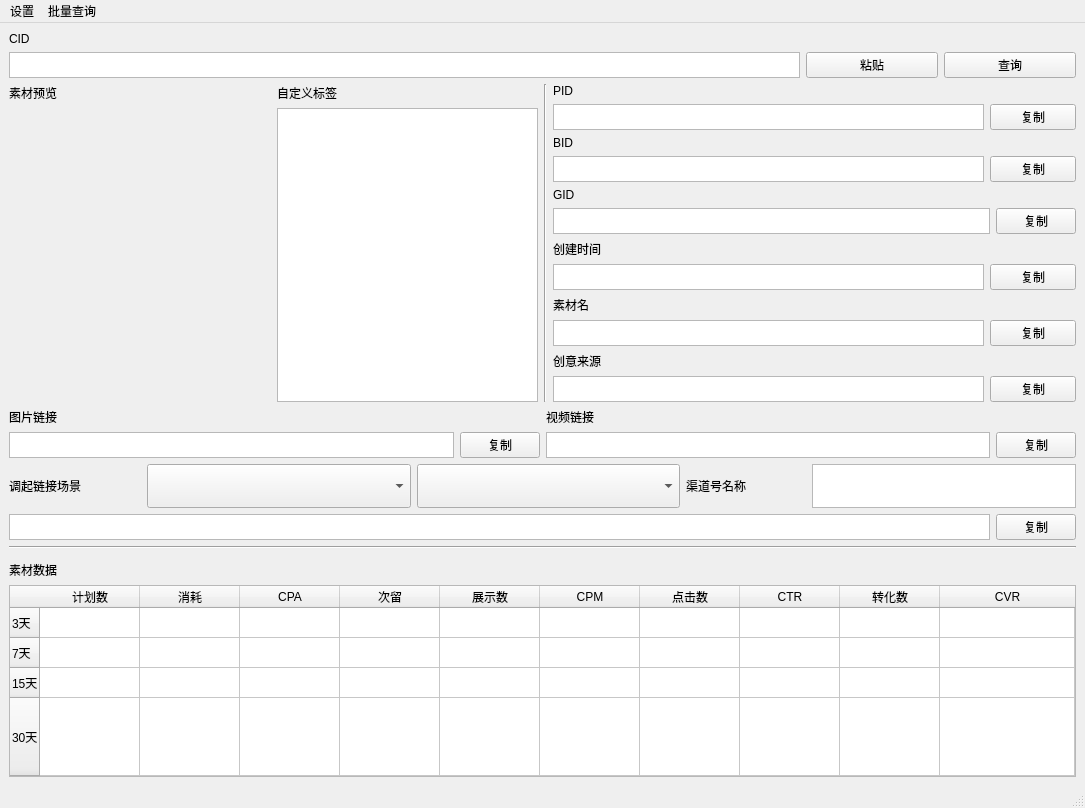
<?xml version="1.0" encoding="UTF-8"?>
<ui version="4.0">
 <class>MainWindow</class>
 <widget class="QMainWindow" name="MainWindow">
  <property name="enabled">
   <bool>true</bool>
  </property>
  <property name="geometry">
   <rect>
    <x>0</x>
    <y>0</y>
    <width>1085</width>
    <height>781</height>
   </rect>
  </property>
  <property name="sizePolicy">
   <sizepolicy hsizetype="Preferred" vsizetype="Maximum">
    <horstretch>0</horstretch>
    <verstretch>0</verstretch>
   </sizepolicy>
  </property>
  <property name="mouseTracking">
   <bool>false</bool>
  </property>
  <property name="tabletTracking">
   <bool>false</bool>
  </property>
  <property name="windowTitle">
   <string>素材查询工具</string>
  </property>
  <widget class="QWidget" name="centralwidget">
   <layout class="QGridLayout" name="gridLayout">
    <item row="0" column="0">
     <layout class="QVBoxLayout" name="verticalLayout_9">
      <item>
       <widget class="QLabel" name="label_4">
        <property name="sizePolicy">
         <sizepolicy hsizetype="Preferred" vsizetype="Maximum">
          <horstretch>0</horstretch>
          <verstretch>0</verstretch>
         </sizepolicy>
        </property>
        <property name="text">
         <string>CID</string>
        </property>
        <property name="buddy">
         <cstring>textEdit_3</cstring>
        </property>
       </widget>
      </item>
      <item>
       <layout class="QHBoxLayout" name="horizontalLayout_3" stretch="6,1,1">
        <item>
         <widget class="QTextEdit" name="textEdit_3">
          <property name="sizePolicy">
           <sizepolicy hsizetype="Expanding" vsizetype="Ignored">
            <horstretch>0</horstretch>
            <verstretch>0</verstretch>
           </sizepolicy>
          </property>
          <property name="acceptDrops">
           <bool>true</bool>
          </property>
          <property name="html">
           <string>&lt;!DOCTYPE HTML PUBLIC &quot;-//W3C//DTD HTML 4.0//EN&quot; &quot;http://www.w3.org/TR/REC-html40/strict.dtd&quot;&gt;
&lt;html&gt;&lt;head&gt;&lt;meta name=&quot;qrichtext&quot; content=&quot;1&quot; /&gt;&lt;style type=&quot;text/css&quot;&gt;
p, li { white-space: pre-wrap; }
&lt;/style&gt;&lt;/head&gt;&lt;body style=&quot; font-family:'SimSun'; font-size:9pt; font-weight:400; font-style:normal;&quot;&gt;
&lt;p style=&quot;-qt-paragraph-type:empty; margin-top:0px; margin-bottom:0px; margin-left:0px; margin-right:0px; -qt-block-indent:0; text-indent:0px;&quot;&gt;&lt;br /&gt;&lt;/p&gt;&lt;/body&gt;&lt;/html&gt;</string>
          </property>
         </widget>
        </item>
        <item>
         <widget class="QPushButton" name="pushButton_5">
          <property name="text">
           <string>粘贴</string>
          </property>
         </widget>
        </item>
        <item>
         <widget class="QPushButton" name="pushButton_3">
          <property name="text">
           <string>查询</string>
          </property>
         </widget>
        </item>
       </layout>
      </item>
      <item>
       <layout class="QHBoxLayout" name="horizontalLayout_12" stretch="1,1,0,2">
        <item>
         <layout class="QVBoxLayout" name="verticalLayout_8">
          <item>
           <widget class="QLabel" name="label_15">
            <property name="text">
             <string>素材预览</string>
            </property>
           </widget>
          </item>
          <item>
           <widget class="QLabel" name="label_14">
            <property name="sizePolicy">
             <sizepolicy hsizetype="MinimumExpanding" vsizetype="MinimumExpanding">
              <horstretch>0</horstretch>
              <verstretch>0</verstretch>
             </sizepolicy>
            </property>
            <property name="text">
             <string/>
            </property>
            <property name="scaledContents">
             <bool>false</bool>
            </property>
            <property name="alignment">
             <set>Qt::AlignCenter</set>
            </property>
           </widget>
          </item>
         </layout>
        </item>
        <item>
         <layout class="QVBoxLayout" name="verticalLayout">
          <item>
           <widget class="QLabel" name="label_2">
            <property name="text">
             <string>自定义标签</string>
            </property>
            <property name="buddy">
             <cstring>textEdit_5</cstring>
            </property>
           </widget>
          </item>
          <item>
           <widget class="QTextEdit" name="textEdit_5">
            <property name="readOnly">
             <bool>true</bool>
            </property>
            <property name="html">
             <string>&lt;!DOCTYPE HTML PUBLIC &quot;-//W3C//DTD HTML 4.0//EN&quot; &quot;http://www.w3.org/TR/REC-html40/strict.dtd&quot;&gt;
&lt;html&gt;&lt;head&gt;&lt;meta name=&quot;qrichtext&quot; content=&quot;1&quot; /&gt;&lt;style type=&quot;text/css&quot;&gt;
p, li { white-space: pre-wrap; }
&lt;/style&gt;&lt;/head&gt;&lt;body style=&quot; font-family:'SimSun'; font-size:9pt; font-weight:400; font-style:normal;&quot;&gt;
&lt;p style=&quot;-qt-paragraph-type:empty; margin-top:0px; margin-bottom:0px; margin-left:0px; margin-right:0px; -qt-block-indent:0; text-indent:0px;&quot;&gt;&lt;br /&gt;&lt;/p&gt;&lt;/body&gt;&lt;/html&gt;</string>
            </property>
           </widget>
          </item>
         </layout>
        </item>
        <item>
         <widget class="Line" name="line_2">
          <property name="orientation">
           <enum>Qt::Vertical</enum>
          </property>
         </widget>
        </item>
        <item>
         <layout class="QVBoxLayout" name="verticalLayout_3">
          <item>
           <widget class="QLabel" name="label_3">
            <property name="sizePolicy">
             <sizepolicy hsizetype="Preferred" vsizetype="Maximum">
              <horstretch>0</horstretch>
              <verstretch>0</verstretch>
             </sizepolicy>
            </property>
            <property name="text">
             <string>PID</string>
            </property>
            <property name="buddy">
             <cstring>textEdit</cstring>
            </property>
           </widget>
          </item>
          <item>
           <layout class="QHBoxLayout" name="horizontalLayout" stretch="5,1">
            <item>
             <widget class="QTextEdit" name="textEdit">
              <property name="sizePolicy">
               <sizepolicy hsizetype="Expanding" vsizetype="Ignored">
                <horstretch>0</horstretch>
                <verstretch>0</verstretch>
               </sizepolicy>
              </property>
              <property name="acceptDrops">
               <bool>true</bool>
              </property>
              <property name="readOnly">
               <bool>true</bool>
              </property>
              <property name="html">
               <string>&lt;!DOCTYPE HTML PUBLIC &quot;-//W3C//DTD HTML 4.0//EN&quot; &quot;http://www.w3.org/TR/REC-html40/strict.dtd&quot;&gt;
&lt;html&gt;&lt;head&gt;&lt;meta name=&quot;qrichtext&quot; content=&quot;1&quot; /&gt;&lt;style type=&quot;text/css&quot;&gt;
p, li { white-space: pre-wrap; }
&lt;/style&gt;&lt;/head&gt;&lt;body style=&quot; font-family:'SimSun'; font-size:9pt; font-weight:400; font-style:normal;&quot;&gt;
&lt;p style=&quot;-qt-paragraph-type:empty; margin-top:0px; margin-bottom:0px; margin-left:0px; margin-right:0px; -qt-block-indent:0; text-indent:0px;&quot;&gt;&lt;br /&gt;&lt;/p&gt;&lt;/body&gt;&lt;/html&gt;</string>
              </property>
             </widget>
            </item>
            <item>
             <widget class="QPushButton" name="pushButton">
              <property name="text">
               <string>复制</string>
              </property>
             </widget>
            </item>
           </layout>
          </item>
          <item>
           <widget class="QLabel" name="label_5">
            <property name="sizePolicy">
             <sizepolicy hsizetype="Preferred" vsizetype="Maximum">
              <horstretch>0</horstretch>
              <verstretch>0</verstretch>
             </sizepolicy>
            </property>
            <property name="text">
             <string>BID</string>
            </property>
            <property name="buddy">
             <cstring>textEdit_2</cstring>
            </property>
           </widget>
          </item>
          <item>
           <layout class="QHBoxLayout" name="horizontalLayout_2" stretch="5,1">
            <item>
             <widget class="QTextEdit" name="textEdit_2">
              <property name="sizePolicy">
               <sizepolicy hsizetype="Expanding" vsizetype="Ignored">
                <horstretch>0</horstretch>
                <verstretch>0</verstretch>
               </sizepolicy>
              </property>
              <property name="readOnly">
               <bool>true</bool>
              </property>
              <property name="html">
               <string>&lt;!DOCTYPE HTML PUBLIC &quot;-//W3C//DTD HTML 4.0//EN&quot; &quot;http://www.w3.org/TR/REC-html40/strict.dtd&quot;&gt;
&lt;html&gt;&lt;head&gt;&lt;meta name=&quot;qrichtext&quot; content=&quot;1&quot; /&gt;&lt;style type=&quot;text/css&quot;&gt;
p, li { white-space: pre-wrap; }
&lt;/style&gt;&lt;/head&gt;&lt;body style=&quot; font-family:'SimSun'; font-size:9pt; font-weight:400; font-style:normal;&quot;&gt;
&lt;p style=&quot;-qt-paragraph-type:empty; margin-top:0px; margin-bottom:0px; margin-left:0px; margin-right:0px; -qt-block-indent:0; text-indent:0px;&quot;&gt;&lt;br /&gt;&lt;/p&gt;&lt;/body&gt;&lt;/html&gt;</string>
              </property>
             </widget>
            </item>
            <item>
             <widget class="QPushButton" name="pushButton_2">
              <property name="text">
               <string>复制</string>
              </property>
             </widget>
            </item>
           </layout>
          </item>
          <item>
           <widget class="QLabel" name="label_12">
            <property name="sizePolicy">
             <sizepolicy hsizetype="Preferred" vsizetype="Maximum">
              <horstretch>0</horstretch>
              <verstretch>0</verstretch>
             </sizepolicy>
            </property>
            <property name="text">
             <string>GID</string>
            </property>
            <property name="buddy">
             <cstring>textEdit_12</cstring>
            </property>
           </widget>
          </item>
          <item>
           <layout class="QHBoxLayout" name="horizontalLayout_13">
            <item>
             <widget class="QTextEdit" name="textEdit_12">
              <property name="sizePolicy">
               <sizepolicy hsizetype="Expanding" vsizetype="Ignored">
                <horstretch>0</horstretch>
                <verstretch>0</verstretch>
               </sizepolicy>
              </property>
              <property name="readOnly">
               <bool>true</bool>
              </property>
              <property name="html">
               <string>&lt;!DOCTYPE HTML PUBLIC &quot;-//W3C//DTD HTML 4.0//EN&quot; &quot;http://www.w3.org/TR/REC-html40/strict.dtd&quot;&gt;
&lt;html&gt;&lt;head&gt;&lt;meta name=&quot;qrichtext&quot; content=&quot;1&quot; /&gt;&lt;style type=&quot;text/css&quot;&gt;
p, li { white-space: pre-wrap; }
&lt;/style&gt;&lt;/head&gt;&lt;body style=&quot; font-family:'SimSun'; font-size:9pt; font-weight:400; font-style:normal;&quot;&gt;
&lt;p style=&quot;-qt-paragraph-type:empty; margin-top:0px; margin-bottom:0px; margin-left:0px; margin-right:0px; -qt-block-indent:0; text-indent:0px;&quot;&gt;&lt;br /&gt;&lt;/p&gt;&lt;/body&gt;&lt;/html&gt;</string>
              </property>
             </widget>
            </item>
            <item>
             <widget class="QPushButton" name="pushButton_12">
              <property name="text">
               <string>复制</string>
              </property>
             </widget>
            </item>
           </layout>
          </item>
          <item>
           <widget class="QLabel" name="label_6">
            <property name="sizePolicy">
             <sizepolicy hsizetype="Preferred" vsizetype="Maximum">
              <horstretch>0</horstretch>
              <verstretch>0</verstretch>
             </sizepolicy>
            </property>
            <property name="text">
             <string>创建时间</string>
            </property>
            <property name="buddy">
             <cstring>textEdit_4</cstring>
            </property>
           </widget>
          </item>
          <item>
           <layout class="QHBoxLayout" name="horizontalLayout_4" stretch="5,1">
            <item>
             <widget class="QTextEdit" name="textEdit_4">
              <property name="sizePolicy">
               <sizepolicy hsizetype="Expanding" vsizetype="Ignored">
                <horstretch>0</horstretch>
                <verstretch>0</verstretch>
               </sizepolicy>
              </property>
              <property name="readOnly">
               <bool>true</bool>
              </property>
              <property name="html">
               <string>&lt;!DOCTYPE HTML PUBLIC &quot;-//W3C//DTD HTML 4.0//EN&quot; &quot;http://www.w3.org/TR/REC-html40/strict.dtd&quot;&gt;
&lt;html&gt;&lt;head&gt;&lt;meta name=&quot;qrichtext&quot; content=&quot;1&quot; /&gt;&lt;style type=&quot;text/css&quot;&gt;
p, li { white-space: pre-wrap; }
&lt;/style&gt;&lt;/head&gt;&lt;body style=&quot; font-family:'SimSun'; font-size:9pt; font-weight:400; font-style:normal;&quot;&gt;
&lt;p style=&quot;-qt-paragraph-type:empty; margin-top:0px; margin-bottom:0px; margin-left:0px; margin-right:0px; -qt-block-indent:0; text-indent:0px;&quot;&gt;&lt;br /&gt;&lt;/p&gt;&lt;/body&gt;&lt;/html&gt;</string>
              </property>
             </widget>
            </item>
            <item>
             <widget class="QPushButton" name="pushButton_4">
              <property name="text">
               <string>复制</string>
              </property>
             </widget>
            </item>
           </layout>
          </item>
          <item>
           <widget class="QLabel" name="label_7">
            <property name="sizePolicy">
             <sizepolicy hsizetype="Preferred" vsizetype="Maximum">
              <horstretch>0</horstretch>
              <verstretch>0</verstretch>
             </sizepolicy>
            </property>
            <property name="text">
             <string>素材名</string>
            </property>
            <property name="buddy">
             <cstring>textEdit_7</cstring>
            </property>
           </widget>
          </item>
          <item>
           <layout class="QHBoxLayout" name="horizontalLayout_7" stretch="5,1">
            <item>
             <widget class="QTextEdit" name="textEdit_7">
              <property name="sizePolicy">
               <sizepolicy hsizetype="Expanding" vsizetype="Ignored">
                <horstretch>0</horstretch>
                <verstretch>0</verstretch>
               </sizepolicy>
              </property>
              <property name="readOnly">
               <bool>true</bool>
              </property>
              <property name="html">
               <string>&lt;!DOCTYPE HTML PUBLIC &quot;-//W3C//DTD HTML 4.0//EN&quot; &quot;http://www.w3.org/TR/REC-html40/strict.dtd&quot;&gt;
&lt;html&gt;&lt;head&gt;&lt;meta name=&quot;qrichtext&quot; content=&quot;1&quot; /&gt;&lt;style type=&quot;text/css&quot;&gt;
p, li { white-space: pre-wrap; }
&lt;/style&gt;&lt;/head&gt;&lt;body style=&quot; font-family:'SimSun'; font-size:9pt; font-weight:400; font-style:normal;&quot;&gt;
&lt;p style=&quot;-qt-paragraph-type:empty; margin-top:0px; margin-bottom:0px; margin-left:0px; margin-right:0px; -qt-block-indent:0; text-indent:0px;&quot;&gt;&lt;br /&gt;&lt;/p&gt;&lt;/body&gt;&lt;/html&gt;</string>
              </property>
             </widget>
            </item>
            <item>
             <widget class="QPushButton" name="pushButton_6">
              <property name="text">
               <string>复制</string>
              </property>
             </widget>
            </item>
           </layout>
          </item>
          <item>
           <widget class="QLabel" name="label_8">
            <property name="sizePolicy">
             <sizepolicy hsizetype="Preferred" vsizetype="Maximum">
              <horstretch>0</horstretch>
              <verstretch>0</verstretch>
             </sizepolicy>
            </property>
            <property name="text">
             <string>创意来源</string>
            </property>
            <property name="buddy">
             <cstring>textEdit_8</cstring>
            </property>
           </widget>
          </item>
          <item>
           <layout class="QHBoxLayout" name="horizontalLayout_8" stretch="5,1">
            <item>
             <widget class="QTextEdit" name="textEdit_8">
              <property name="sizePolicy">
               <sizepolicy hsizetype="Expanding" vsizetype="Ignored">
                <horstretch>0</horstretch>
                <verstretch>0</verstretch>
               </sizepolicy>
              </property>
              <property name="readOnly">
               <bool>true</bool>
              </property>
              <property name="html">
               <string>&lt;!DOCTYPE HTML PUBLIC &quot;-//W3C//DTD HTML 4.0//EN&quot; &quot;http://www.w3.org/TR/REC-html40/strict.dtd&quot;&gt;
&lt;html&gt;&lt;head&gt;&lt;meta name=&quot;qrichtext&quot; content=&quot;1&quot; /&gt;&lt;style type=&quot;text/css&quot;&gt;
p, li { white-space: pre-wrap; }
&lt;/style&gt;&lt;/head&gt;&lt;body style=&quot; font-family:'SimSun'; font-size:9pt; font-weight:400; font-style:normal;&quot;&gt;
&lt;p style=&quot;-qt-paragraph-type:empty; margin-top:0px; margin-bottom:0px; margin-left:0px; margin-right:0px; -qt-block-indent:0; text-indent:0px;&quot;&gt;&lt;br /&gt;&lt;/p&gt;&lt;/body&gt;&lt;/html&gt;</string>
              </property>
             </widget>
            </item>
            <item>
             <widget class="QPushButton" name="pushButton_7">
              <property name="text">
               <string>复制</string>
              </property>
             </widget>
            </item>
           </layout>
          </item>
         </layout>
        </item>
       </layout>
      </item>
      <item>
       <layout class="QHBoxLayout" name="horizontalLayout_9">
        <item>
         <layout class="QVBoxLayout" name="verticalLayout_4">
          <item>
           <widget class="QLabel" name="label_9">
            <property name="sizePolicy">
             <sizepolicy hsizetype="Minimum" vsizetype="Fixed">
              <horstretch>0</horstretch>
              <verstretch>0</verstretch>
             </sizepolicy>
            </property>
            <property name="text">
             <string>图片链接</string>
            </property>
            <property name="textFormat">
             <enum>Qt::RichText</enum>
            </property>
            <property name="buddy">
             <cstring>textEdit_6</cstring>
            </property>
           </widget>
          </item>
          <item>
           <layout class="QHBoxLayout" name="horizontalLayout_5">
            <item>
             <widget class="QTextEdit" name="textEdit_6">
              <property name="sizePolicy">
               <sizepolicy hsizetype="Expanding" vsizetype="Ignored">
                <horstretch>0</horstretch>
                <verstretch>0</verstretch>
               </sizepolicy>
              </property>
              <property name="acceptDrops">
               <bool>true</bool>
              </property>
              <property name="readOnly">
               <bool>true</bool>
              </property>
              <property name="html">
               <string>&lt;!DOCTYPE HTML PUBLIC &quot;-//W3C//DTD HTML 4.0//EN&quot; &quot;http://www.w3.org/TR/REC-html40/strict.dtd&quot;&gt;
&lt;html&gt;&lt;head&gt;&lt;meta name=&quot;qrichtext&quot; content=&quot;1&quot; /&gt;&lt;style type=&quot;text/css&quot;&gt;
p, li { white-space: pre-wrap; }
&lt;/style&gt;&lt;/head&gt;&lt;body style=&quot; font-family:'SimSun'; font-size:9pt; font-weight:400; font-style:normal;&quot;&gt;
&lt;p style=&quot;-qt-paragraph-type:empty; margin-top:0px; margin-bottom:0px; margin-left:0px; margin-right:0px; -qt-block-indent:0; text-indent:0px;&quot;&gt;&lt;br /&gt;&lt;/p&gt;&lt;/body&gt;&lt;/html&gt;</string>
              </property>
             </widget>
            </item>
            <item>
             <widget class="QPushButton" name="pushButton_8">
              <property name="text">
               <string>复制</string>
              </property>
             </widget>
            </item>
           </layout>
          </item>
         </layout>
        </item>
        <item>
         <layout class="QVBoxLayout" name="verticalLayout_5">
          <item>
           <widget class="QLabel" name="label_10">
            <property name="sizePolicy">
             <sizepolicy hsizetype="Minimum" vsizetype="Fixed">
              <horstretch>0</horstretch>
              <verstretch>0</verstretch>
             </sizepolicy>
            </property>
            <property name="text">
             <string>视频链接</string>
            </property>
            <property name="textFormat">
             <enum>Qt::RichText</enum>
            </property>
            <property name="buddy">
             <cstring>textEdit_9</cstring>
            </property>
           </widget>
          </item>
          <item>
           <layout class="QHBoxLayout" name="horizontalLayout_6">
            <item>
             <widget class="QTextEdit" name="textEdit_9">
              <property name="sizePolicy">
               <sizepolicy hsizetype="Expanding" vsizetype="Ignored">
                <horstretch>0</horstretch>
                <verstretch>0</verstretch>
               </sizepolicy>
              </property>
              <property name="acceptDrops">
               <bool>true</bool>
              </property>
              <property name="readOnly">
               <bool>true</bool>
              </property>
              <property name="html">
               <string>&lt;!DOCTYPE HTML PUBLIC &quot;-//W3C//DTD HTML 4.0//EN&quot; &quot;http://www.w3.org/TR/REC-html40/strict.dtd&quot;&gt;
&lt;html&gt;&lt;head&gt;&lt;meta name=&quot;qrichtext&quot; content=&quot;1&quot; /&gt;&lt;style type=&quot;text/css&quot;&gt;
p, li { white-space: pre-wrap; }
&lt;/style&gt;&lt;/head&gt;&lt;body style=&quot; font-family:'SimSun'; font-size:9pt; font-weight:400; font-style:normal;&quot;&gt;
&lt;p style=&quot;-qt-paragraph-type:empty; margin-top:0px; margin-bottom:0px; margin-left:0px; margin-right:0px; -qt-block-indent:0; text-indent:0px;&quot;&gt;&lt;br /&gt;&lt;/p&gt;&lt;/body&gt;&lt;/html&gt;</string>
              </property>
             </widget>
            </item>
            <item>
             <widget class="QPushButton" name="pushButton_9">
              <property name="text">
               <string>复制</string>
              </property>
             </widget>
            </item>
           </layout>
          </item>
         </layout>
        </item>
       </layout>
      </item>
      <item>
       <layout class="QVBoxLayout" name="verticalLayout_6" stretch="1,1">
        <item>
         <layout class="QHBoxLayout" name="horizontalLayout_10" stretch="1,2,2,1,2">
          <item>
           <widget class="QLabel" name="label_11">
            <property name="sizePolicy">
             <sizepolicy hsizetype="Minimum" vsizetype="Fixed">
              <horstretch>0</horstretch>
              <verstretch>0</verstretch>
             </sizepolicy>
            </property>
            <property name="maximumSize">
             <size>
              <width>145</width>
              <height>16777215</height>
             </size>
            </property>
            <property name="text">
             <string>调起链接场景</string>
            </property>
            <property name="textFormat">
             <enum>Qt::RichText</enum>
            </property>
            <property name="buddy">
             <cstring>textEdit_10</cstring>
            </property>
           </widget>
          </item>
          <item>
           <widget class="QComboBox" name="comboBox">
            <property name="sizePolicy">
             <sizepolicy hsizetype="Preferred" vsizetype="Minimum">
              <horstretch>0</horstretch>
              <verstretch>0</verstretch>
             </sizepolicy>
            </property>
            <property name="minimumSize">
             <size>
              <width>0</width>
              <height>44</height>
             </size>
            </property>
            <property name="maximumSize">
             <size>
              <width>16777215</width>
              <height>44</height>
             </size>
            </property>
            <property name="sizeIncrement">
             <size>
              <width>0</width>
              <height>44</height>
             </size>
            </property>
           </widget>
          </item>
          <item>
           <widget class="QComboBox" name="comboBox_2">
            <property name="enabled">
             <bool>true</bool>
            </property>
            <property name="sizePolicy">
             <sizepolicy hsizetype="Preferred" vsizetype="Minimum">
              <horstretch>0</horstretch>
              <verstretch>0</verstretch>
             </sizepolicy>
            </property>
            <property name="minimumSize">
             <size>
              <width>0</width>
              <height>44</height>
             </size>
            </property>
            <property name="maximumSize">
             <size>
              <width>16777215</width>
              <height>44</height>
             </size>
            </property>
            <property name="sizeIncrement">
             <size>
              <width>0</width>
              <height>44</height>
             </size>
            </property>
           </widget>
          </item>
          <item>
           <widget class="QLabel" name="label_13">
            <property name="sizePolicy">
             <sizepolicy hsizetype="Preferred" vsizetype="Maximum">
              <horstretch>0</horstretch>
              <verstretch>0</verstretch>
             </sizepolicy>
            </property>
            <property name="maximumSize">
             <size>
              <width>120</width>
              <height>16777215</height>
             </size>
            </property>
            <property name="text">
             <string>渠道号名称</string>
            </property>
            <property name="buddy">
             <cstring>textEdit_11</cstring>
            </property>
           </widget>
          </item>
          <item>
           <widget class="QTextEdit" name="textEdit_11">
            <property name="sizePolicy">
             <sizepolicy hsizetype="Expanding" vsizetype="Minimum">
              <horstretch>0</horstretch>
              <verstretch>0</verstretch>
             </sizepolicy>
            </property>
            <property name="minimumSize">
             <size>
              <width>0</width>
              <height>44</height>
             </size>
            </property>
            <property name="maximumSize">
             <size>
              <width>16777215</width>
              <height>44</height>
             </size>
            </property>
            <property name="sizeIncrement">
             <size>
              <width>0</width>
              <height>44</height>
             </size>
            </property>
            <property name="acceptDrops">
             <bool>true</bool>
            </property>
            <property name="html">
             <string>&lt;!DOCTYPE HTML PUBLIC &quot;-//W3C//DTD HTML 4.0//EN&quot; &quot;http://www.w3.org/TR/REC-html40/strict.dtd&quot;&gt;
&lt;html&gt;&lt;head&gt;&lt;meta name=&quot;qrichtext&quot; content=&quot;1&quot; /&gt;&lt;style type=&quot;text/css&quot;&gt;
p, li { white-space: pre-wrap; }
&lt;/style&gt;&lt;/head&gt;&lt;body style=&quot; font-family:'SimSun'; font-size:9pt; font-weight:400; font-style:normal;&quot;&gt;
&lt;p style=&quot;-qt-paragraph-type:empty; margin-top:0px; margin-bottom:0px; margin-left:0px; margin-right:0px; -qt-block-indent:0; text-indent:0px;&quot;&gt;&lt;br /&gt;&lt;/p&gt;&lt;/body&gt;&lt;/html&gt;</string>
            </property>
           </widget>
          </item>
         </layout>
        </item>
        <item>
         <layout class="QHBoxLayout" name="horizontalLayout_11">
          <item>
           <widget class="QTextEdit" name="textEdit_10">
            <property name="sizePolicy">
             <sizepolicy hsizetype="Expanding" vsizetype="Ignored">
              <horstretch>0</horstretch>
              <verstretch>0</verstretch>
             </sizepolicy>
            </property>
            <property name="acceptDrops">
             <bool>true</bool>
            </property>
            <property name="readOnly">
             <bool>true</bool>
            </property>
            <property name="html">
             <string>&lt;!DOCTYPE HTML PUBLIC &quot;-//W3C//DTD HTML 4.0//EN&quot; &quot;http://www.w3.org/TR/REC-html40/strict.dtd&quot;&gt;
&lt;html&gt;&lt;head&gt;&lt;meta name=&quot;qrichtext&quot; content=&quot;1&quot; /&gt;&lt;style type=&quot;text/css&quot;&gt;
p, li { white-space: pre-wrap; }
&lt;/style&gt;&lt;/head&gt;&lt;body style=&quot; font-family:'SimSun'; font-size:9pt; font-weight:400; font-style:normal;&quot;&gt;
&lt;p style=&quot;-qt-paragraph-type:empty; margin-top:0px; margin-bottom:0px; margin-left:0px; margin-right:0px; -qt-block-indent:0; text-indent:0px;&quot;&gt;&lt;br /&gt;&lt;/p&gt;&lt;/body&gt;&lt;/html&gt;</string>
            </property>
           </widget>
          </item>
          <item>
           <widget class="QPushButton" name="pushButton_10">
            <property name="text">
             <string>复制</string>
            </property>
           </widget>
          </item>
         </layout>
        </item>
       </layout>
      </item>
      <item>
       <layout class="QVBoxLayout" name="verticalLayout_7">
        <item>
         <widget class="Line" name="line_3">
          <property name="orientation">
           <enum>Qt::Horizontal</enum>
          </property>
         </widget>
        </item>
        <item>
         <layout class="QVBoxLayout" name="verticalLayout_2" stretch="1,0,10">
          <item>
           <widget class="Line" name="line">
            <property name="sizePolicy">
             <sizepolicy hsizetype="Minimum" vsizetype="Maximum">
              <horstretch>0</horstretch>
              <verstretch>0</verstretch>
             </sizepolicy>
            </property>
            <property name="orientation">
             <enum>Qt::Horizontal</enum>
            </property>
           </widget>
          </item>
          <item>
           <widget class="QLabel" name="label">
            <property name="sizePolicy">
             <sizepolicy hsizetype="Minimum" vsizetype="Fixed">
              <horstretch>0</horstretch>
              <verstretch>0</verstretch>
             </sizepolicy>
            </property>
            <property name="text">
             <string>素材数据</string>
            </property>
            <property name="textFormat">
             <enum>Qt::RichText</enum>
            </property>
            <property name="buddy">
             <cstring>tableWidget</cstring>
            </property>
           </widget>
          </item>
          <item>
           <widget class="QTableWidget" name="tableWidget">
            <property name="enabled">
             <bool>true</bool>
            </property>
            <property name="sizePolicy">
             <sizepolicy hsizetype="Minimum" vsizetype="Minimum">
              <horstretch>0</horstretch>
              <verstretch>0</verstretch>
             </sizepolicy>
            </property>
            <property name="editTriggers">
             <set>QAbstractItemView::NoEditTriggers</set>
            </property>
            <property name="selectionBehavior">
             <enum>QAbstractItemView::SelectItems</enum>
            </property>
            <attribute name="horizontalHeaderStretchLastSection">
             <bool>true</bool>
            </attribute>
            <attribute name="verticalHeaderStretchLastSection">
             <bool>true</bool>
            </attribute>
            <row>
             <property name="text">
              <string>3天</string>
             </property>
            </row>
            <row>
             <property name="text">
              <string>7天</string>
             </property>
            </row>
            <row>
             <property name="text">
              <string>15天</string>
             </property>
            </row>
            <row>
             <property name="text">
              <string>30天</string>
             </property>
            </row>
            <column>
             <property name="text">
              <string>计划数</string>
             </property>
            </column>
            <column>
             <property name="text">
              <string>消耗</string>
             </property>
            </column>
            <column>
             <property name="text">
              <string>CPA</string>
             </property>
            </column>
            <column>
             <property name="text">
              <string>次留</string>
             </property>
            </column>
            <column>
             <property name="text">
              <string>展示数</string>
             </property>
            </column>
            <column>
             <property name="text">
              <string>CPM</string>
             </property>
            </column>
            <column>
             <property name="text">
              <string>点击数</string>
             </property>
            </column>
            <column>
             <property name="text">
              <string>CTR</string>
             </property>
            </column>
            <column>
             <property name="text">
              <string>转化数</string>
             </property>
            </column>
            <column>
             <property name="text">
              <string>CVR</string>
             </property>
            </column>
            <item row="0" column="1">
             <property name="text">
              <string/>
             </property>
            </item>
            <item row="0" column="2">
             <property name="text">
              <string/>
             </property>
            </item>
            <item row="0" column="3">
             <property name="text">
              <string/>
             </property>
            </item>
            <item row="0" column="4">
             <property name="text">
              <string/>
             </property>
            </item>
            <item row="0" column="5">
             <property name="text">
              <string/>
             </property>
            </item>
            <item row="0" column="6">
             <property name="text">
              <string/>
             </property>
            </item>
            <item row="0" column="7">
             <property name="text">
              <string/>
             </property>
            </item>
            <item row="0" column="8">
             <property name="text">
              <string/>
             </property>
            </item>
            <item row="0" column="9">
             <property name="text">
              <string/>
             </property>
            </item>
            <item row="1" column="1">
             <property name="text">
              <string/>
             </property>
            </item>
            <item row="1" column="2">
             <property name="text">
              <string/>
             </property>
            </item>
            <item row="1" column="3">
             <property name="text">
              <string/>
             </property>
            </item>
            <item row="1" column="4">
             <property name="text">
              <string/>
             </property>
            </item>
            <item row="1" column="5">
             <property name="text">
              <string/>
             </property>
            </item>
            <item row="1" column="6">
             <property name="text">
              <string/>
             </property>
            </item>
            <item row="1" column="7">
             <property name="text">
              <string/>
             </property>
            </item>
            <item row="1" column="8">
             <property name="text">
              <string/>
             </property>
            </item>
            <item row="1" column="9">
             <property name="text">
              <string/>
             </property>
            </item>
            <item row="2" column="1">
             <property name="text">
              <string/>
             </property>
            </item>
            <item row="2" column="2">
             <property name="text">
              <string/>
             </property>
            </item>
            <item row="2" column="3">
             <property name="text">
              <string/>
             </property>
            </item>
            <item row="2" column="4">
             <property name="text">
              <string/>
             </property>
            </item>
            <item row="2" column="5">
             <property name="text">
              <string/>
             </property>
            </item>
            <item row="2" column="6">
             <property name="text">
              <string/>
             </property>
            </item>
            <item row="2" column="7">
             <property name="text">
              <string/>
             </property>
            </item>
            <item row="2" column="8">
             <property name="text">
              <string/>
             </property>
            </item>
            <item row="2" column="9">
             <property name="text">
              <string/>
             </property>
            </item>
            <item row="3" column="1">
             <property name="text">
              <string/>
             </property>
            </item>
            <item row="3" column="2">
             <property name="text">
              <string/>
             </property>
            </item>
            <item row="3" column="3">
             <property name="text">
              <string/>
             </property>
            </item>
            <item row="3" column="4">
             <property name="text">
              <string/>
             </property>
            </item>
            <item row="3" column="5">
             <property name="text">
              <string/>
             </property>
            </item>
            <item row="3" column="6">
             <property name="text">
              <string/>
             </property>
            </item>
            <item row="3" column="7">
             <property name="text">
              <string/>
             </property>
            </item>
            <item row="3" column="8">
             <property name="text">
              <string/>
             </property>
            </item>
            <item row="3" column="9">
             <property name="text">
              <string/>
             </property>
            </item>
           </widget>
          </item>
         </layout>
        </item>
       </layout>
      </item>
     </layout>
    </item>
   </layout>
  </widget>
  <widget class="QMenuBar" name="menubar">
   <property name="geometry">
    <rect>
     <x>0</x>
     <y>0</y>
     <width>1085</width>
     <height>22</height>
    </rect>
   </property>
   <widget class="QMenu" name="menu">
    <property name="title">
     <string>设置</string>
    </property>
    <addaction name="actioncookie"/>
    <addaction name="actionagent"/>
   </widget>
   <widget class="QMenu" name="menu_2">
    <property name="title">
     <string>批量查询</string>
    </property>
    <addaction name="actionpiliang"/>
   </widget>
   <addaction name="menu"/>
   <addaction name="menu_2"/>
  </widget>
  <widget class="QStatusBar" name="statusbar"/>
  <action name="actionagent">
   <property name="text">
    <string>关于</string>
   </property>
  </action>
  <action name="actioncookie">
   <property name="text">
    <string>设置cookie</string>
   </property>
  </action>
  <action name="actionpiliang">
   <property name="text">
    <string>批量查询</string>
   </property>
  </action>
 </widget>
 <resources/>
 <connections>
  <connection>
   <sender>pushButton_3</sender>
   <signal>clicked()</signal>
   <receiver>MainWindow</receiver>
   <slot>caxun_click()</slot>
   <hints>
    <hint type="sourcelabel">
     <x>358</x>
     <y>73</y>
    </hint>
    <hint type="destinationlabel">
     <x>577</x>
     <y>63</y>
    </hint>
   </hints>
  </connection>
  <connection>
   <sender>pushButton_2</sender>
   <signal>clicked()</signal>
   <receiver>MainWindow</receiver>
   <slot>bid_click()</slot>
   <hints>
    <hint type="sourcelabel">
     <x>697</x>
     <y>174</y>
    </hint>
    <hint type="destinationlabel">
     <x>577</x>
     <y>187</y>
    </hint>
   </hints>
  </connection>
  <connection>
   <sender>pushButton_7</sender>
   <signal>clicked()</signal>
   <receiver>MainWindow</receiver>
   <slot>chuangyi_click()</slot>
   <hints>
    <hint type="sourcelabel">
     <x>697</x>
     <y>370</y>
    </hint>
    <hint type="destinationlabel">
     <x>577</x>
     <y>364</y>
    </hint>
   </hints>
  </connection>
  <connection>
   <sender>pushButton_5</sender>
   <signal>clicked()</signal>
   <receiver>MainWindow</receiver>
   <slot>zhantie_click()</slot>
   <hints>
    <hint type="sourcelabel">
     <x>293</x>
     <y>73</y>
    </hint>
    <hint type="destinationlabel">
     <x>577</x>
     <y>87</y>
    </hint>
   </hints>
  </connection>
  <connection>
   <sender>pushButton_4</sender>
   <signal>clicked()</signal>
   <receiver>MainWindow</receiver>
   <slot>shijian_click()</slot>
   <hints>
    <hint type="sourcelabel">
     <x>697</x>
     <y>272</y>
    </hint>
    <hint type="destinationlabel">
     <x>577</x>
     <y>256</y>
    </hint>
   </hints>
  </connection>
  <connection>
   <sender>pushButton_6</sender>
   <signal>clicked()</signal>
   <receiver>MainWindow</receiver>
   <slot>sucai_click()</slot>
   <hints>
    <hint type="sourcelabel">
     <x>697</x>
     <y>321</y>
    </hint>
    <hint type="destinationlabel">
     <x>577</x>
     <y>307</y>
    </hint>
   </hints>
  </connection>
  <connection>
   <sender>pushButton</sender>
   <signal>clicked()</signal>
   <receiver>MainWindow</receiver>
   <slot>pid_click()</slot>
   <hints>
    <hint type="sourcelabel">
     <x>697</x>
     <y>125</y>
    </hint>
    <hint type="destinationlabel">
     <x>577</x>
     <y>126</y>
    </hint>
   </hints>
  </connection>
  <connection>
   <sender>pushButton_8</sender>
   <signal>clicked()</signal>
   <receiver>MainWindow</receiver>
   <slot>image_url_click()</slot>
   <hints>
    <hint type="sourcelabel">
     <x>286</x>
     <y>424</y>
    </hint>
    <hint type="destinationlabel">
     <x>379</x>
     <y>331</y>
    </hint>
   </hints>
  </connection>
  <connection>
   <sender>pushButton_9</sender>
   <signal>clicked()</signal>
   <receiver>MainWindow</receiver>
   <slot>video_url_click()</slot>
   <hints>
    <hint type="sourcelabel">
     <x>696</x>
     <y>424</y>
    </hint>
    <hint type="destinationlabel">
     <x>726</x>
     <y>352</y>
    </hint>
   </hints>
  </connection>
  <connection>
   <sender>pushButton_10</sender>
   <signal>clicked()</signal>
   <receiver>MainWindow</receiver>
   <slot>lhzdlj_click()</slot>
   <hints>
    <hint type="sourcelabel">
     <x>557</x>
     <y>510</y>
    </hint>
    <hint type="destinationlabel">
     <x>605</x>
     <y>395</y>
    </hint>
   </hints>
  </connection>
  <connection>
   <sender>pushButton_12</sender>
   <signal>clicked()</signal>
   <receiver>MainWindow</receiver>
   <slot>gid_click()</slot>
   <hints>
    <hint type="sourcelabel">
     <x>697</x>
     <y>223</y>
    </hint>
    <hint type="destinationlabel">
     <x>868</x>
     <y>194</y>
    </hint>
   </hints>
  </connection>
 </connections>
 <slots>
  <slot>pid_click()</slot>
  <slot>bid_click()</slot>
  <slot>gid_click()</slot>
  <slot>sucai_click()</slot>
  <slot>chuangyi_click()</slot>
  <slot>zhantie_click()</slot>
  <slot>caxun_click()</slot>
  <slot>image_url_click()</slot>
  <slot>video_url_click()</slot>
  <slot>lhzdlj_click()</slot>
  <slot>changjingqiehuan()</slot>
  <slot>shijian_click()</slot>
 </slots>
</ui>
